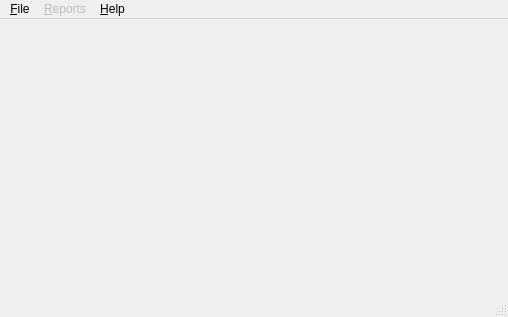
<?xml version="1.0" encoding="UTF-8"?>
<ui version="4.0">
 <class>MainWindow</class>
 <widget class="QMainWindow" name="MainWindow">
  <property name="geometry">
   <rect>
    <x>0</x>
    <y>0</y>
    <width>508</width>
    <height>317</height>
   </rect>
  </property>
  <property name="minimumSize">
   <size>
    <width>0</width>
    <height>0</height>
   </size>
  </property>
  <property name="baseSize">
   <size>
    <width>0</width>
    <height>0</height>
   </size>
  </property>
  <property name="windowTitle">
   <string>MainWindow</string>
  </property>
  <property name="windowIcon">
   <iconset resource="fred.qrc">
    <normaloff>:/icons/resources/fred.png</normaloff>:/icons/resources/fred.png</iconset>
  </property>
  <widget class="QWidget" name="MainWidget"/>
  <widget class="QMenuBar" name="menuBar">
   <property name="geometry">
    <rect>
     <x>0</x>
     <y>0</y>
     <width>508</width>
     <height>25</height>
    </rect>
   </property>
   <widget class="QMenu" name="MenuFile">
    <property name="title">
     <string>&amp;File</string>
    </property>
    <addaction name="action_Open_hive"/>
    <addaction name="action_Close_hive"/>
    <addaction name="separator"/>
    <addaction name="action_Quit"/>
   </widget>
   <widget class="QMenu" name="MenuHelp">
    <property name="title">
     <string>&amp;Help</string>
    </property>
    <addaction name="actionAbout_Qt"/>
    <addaction name="actionAbout_fred"/>
   </widget>
   <widget class="QMenu" name="MenuReports">
    <property name="enabled">
     <bool>false</bool>
    </property>
    <property name="title">
     <string>&amp;Reports</string>
    </property>
   </widget>
   <addaction name="MenuFile"/>
   <addaction name="MenuReports"/>
   <addaction name="MenuHelp"/>
  </widget>
  <widget class="QStatusBar" name="StatusBar"/>
  <action name="action_Open_hive">
   <property name="text">
    <string>&amp;Open hive</string>
   </property>
  </action>
  <action name="action_Close_hive">
   <property name="enabled">
    <bool>false</bool>
   </property>
   <property name="text">
    <string>&amp;Close hive</string>
   </property>
  </action>
  <action name="action_Quit">
   <property name="text">
    <string>&amp;Quit</string>
   </property>
  </action>
  <action name="actionAbout_Qt">
   <property name="text">
    <string>About Qt</string>
   </property>
  </action>
  <action name="actionAbout_fred">
   <property name="text">
    <string>About fred</string>
   </property>
  </action>
 </widget>
 <layoutdefault spacing="6" margin="11"/>
 <resources>
  <include location="fred.qrc"/>
 </resources>
 <connections/>
</ui>
